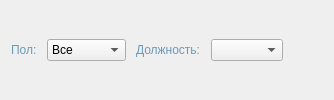
           <widget class="QWidget" name="filterPageStaff">
            <layout class="QHBoxLayout" name="filterStaffLayout">
             <property name="spacing">
              <number>10</number>
             </property>
             <item>
              <widget class="QLabel" name="labelFilterGender">
               <property name="styleSheet">
                <string>color: #6a9ab8; font-size: 12px;</string>
               </property>
               <property name="text">
                <string>Пол:</string>
               </property>
              </widget>
             </item>
             <item>
              <widget class="QComboBox" name="cmbStaffGender">
               <item>
                <property name="text">
                 <string>Все</string>
                </property>
               </item>
               <item>
                <property name="text">
                 <string>Мужской</string>
                </property>
               </item>
               <item>
                <property name="text">
                 <string>Женский</string>
                </property>
               </item>
              </widget>
             </item>
             <item>
              <widget class="QLabel" name="labelFilterPosition">
               <property name="styleSheet">
                <string>color: #6a9ab8; font-size: 12px;</string>
               </property>
               <property name="text">
                <string>Должность:</string>
               </property>
              </widget>
             </item>
             <item>
              <widget class="QComboBox" name="cmbStaffPosition"/>
             </item>
             <item>
              <spacer>
               <property name="orientation">
                <enum>Qt::Orientation::Horizontal</enum>
               </property>
               <property name="sizeHint" stdset="0">
                <size>
                 <width>40</width>
                 <height>20</height>
                </size>
               </property>
              </spacer>
             </item>
            </layout>
           </widget>
